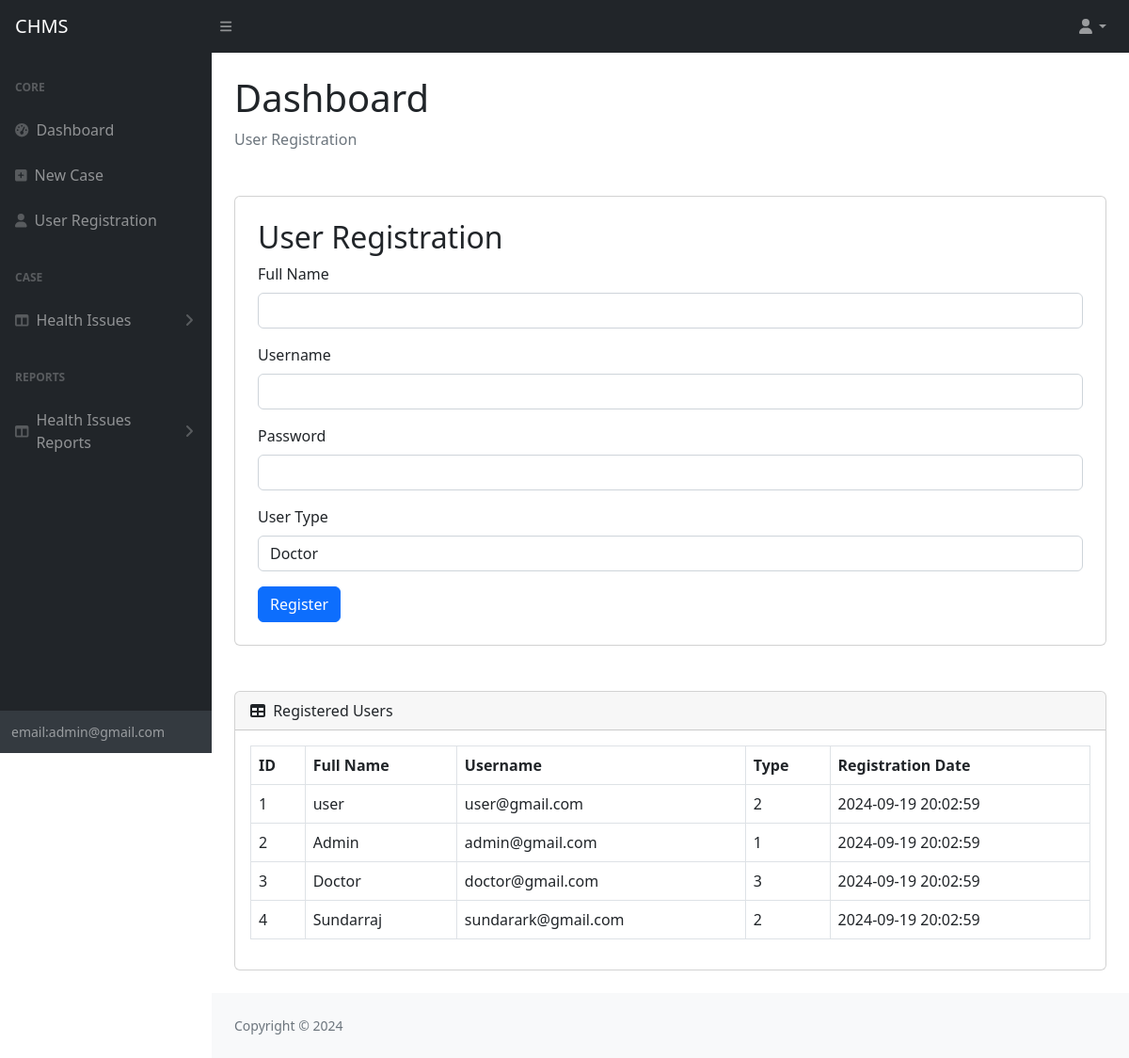
Page /app/user_registration.php (signed in) on the committed database.
### tables this page shows
CREATE TABLE `users` (
  `id` int NOT NULL,
  `full_name` varchar(200) NOT NULL,
  `username` varchar(50) NOT NULL,
  `password` varchar(255) NOT NULL,
  `type` int NOT NULL COMMENT '1.Admin, 2.subuser, 3.docter',
  `created_at` timestamp NOT NULL DEFAULT CURRENT_TIMESTAMP
);

### app/user_registration.php (the view, shortened to what this page needs)
<?php include'includes/head.php'; ?>
        <div id="layoutSidenav">
            <?php include'includes/nav.php'; ?>
            <div id="layoutSidenav_content">
                <main>
                    <div class="container-fluid px-4">
                        <h1 class="mt-4">Dashboard</h1>
                        <ol class="breadcrumb mb-4">
                            <li class="breadcrumb-item active">User Registration</li>
                        </ol>
                        <div class="card mt-5 p-4">
                        <h2>User Registration</h2>
                        <form action="dbhelper/register.php" method="POST">
                            <div class="mb-3">
                                <label for="full_name" class="form-label">Full Name</label>
                                <input type="text" class="form-control" id="full_name" name="full_name" required>
                            </div>
                            <div class="mb-3">
                                <label for="username" class="form-label">Username</label>
                                <input type="text" class="form-control" id="username" name="username" required>
                            </div>
                            <div class="mb-3">
                                <label for="password" class="form-label">Password</label>
                                <input type="password" class="form-control" id="password" name="password" required>
                            </div>
                            <div class="mb-3">
                                <label for="type" class="form-label">User Type</label>
                                <select class="form-control" id="type" name="type">
                                    <option value="3">Doctor</option>
                                </select>
                            </div>
                            <button type="submit" class="btn btn-primary">Register</button>
                        </form>
                    </div>
                    <?php
                    include 'dbhelper/db_con.php';
                    $sql = "SELECT id, full_name, username, type, created_at FROM users";
                    $result = $conn->query($sql);
                    ?>
                    <div class="card mb-4 mt-5">
                    <div class="card-header">
                        <i class="fas fa-table me-1"></i>
                        Registered Users
                    </div>
                    <div class="card-body">
                        <table class="table table-bordered">
                            <thead>
                                <tr>
                                    <th>ID</th>
                                    <th>Full Name</th>
                                    <th>Username</th>
                                    <th>Type</th>
                                    <th>Registration Date</th>
                                </tr>
                            </thead>
                            <tbody>
                                <?php if ($result->num_rows > 0): ?>
                                    <?php while($row = $result->fetch_assoc()): ?>
                                        <tr>
                                            <td><?php echo $row['id']; ?></td>
                                            <td><?php echo $row['full_name']; ?></td>
                                            <td><?php echo $row['username']; ?></td>
                                            <td><?php echo $row['type']; ?></td>
                                            <td><?php echo $row['created_at']; ?></td>
                                        </tr>
                                    <?php endwhile; ?>
                                <?php else: ?>
                                    <tr>
                                        <td colspan="5">No users found.</td>
                                    </tr>
                                <?php endif; ?>
                            </tbody>
                        </table>
                    </div>
                </div>
                    </div>
                </main>
                <?php include('includes/footer.php');?>
            </div>
        </div>
        <?php include('includes/footer_link.php');?>

### app/includes/head.php (shortened to what this page needs)
<!DOCTYPE html>
<html lang="en">
    <head>
        <link href="https://cdn.jsdelivr.net/npm/simple-datatables@7.1.2/dist/style.min.css" rel="stylesheet" />
        <link href="assets/css/styles.css" rel="stylesheet" />
    </head>
    <body class="sb-nav-fixed">
        <nav class="sb-topnav navbar navbar-expand navbar-dark bg-dark">
            <a class="navbar-brand ps-3" href="dashboard.php">CHMS</a>
            <button class="btn btn-link btn-sm order-1 order-lg-0 me-4 me-lg-0" id="sidebarToggle" href="#!"><i class="fas fa-bars"></i></button>
            <ul class="navbar-nav ms-auto me-0 me-md-3 my-2 my-md-0">
                <li class="nav-item dropdown">
                    <a class="nav-link dropdown-toggle" id="navbarDropdown" href="#" role="button" data-bs-toggle="dropdown" aria-expanded="false"><i class="fas fa-user fa-fw"></i></a>
                </li>
            </ul>
        </nav>

### app/includes/nav.php (shortened to what this page needs)
<div id="layoutSidenav_nav">
                <nav class="sb-sidenav accordion sb-sidenav-dark" id="sidenavAccordion">
                    <div class="sb-sidenav-menu">
                        <div class="nav">
                            <div class="sb-sidenav-menu-heading">Core</div>
                            <a class="nav-link" href="dashboard.php">
                                <div class="sb-nav-link-icon"><i class="fas fa-tachometer-alt"></i></div>
                                Dashboard
                            </a>
                            <a class="nav-link" href="case_registration.php">
                                <div class="sb-nav-link-icon"><i class="fa fa-plus-square"></i></div>
                                New Case
                            </a>
                            <?php if($_SESSION["user_type"] == 1): ?>
                                <a class="nav-link" href="user_registration.php">
                                <div class="sb-nav-link-icon"><i class="fa fa-user"></i></div>
                                User Registration
                            </a>
                            <?php endif; ?>
                            <div class="sb-sidenav-menu-heading">Case</div>
                            <a class="nav-link collapsed" href="#" data-bs-toggle="collapse" data-bs-target="#collapseLayouts" aria-expanded="false" aria-controls="collapseLayouts">
                                <div class="sb-nav-link-icon"><i class="fas fa-columns"></i></div>
                                Health Issues
                                <div class="sb-sidenav-collapse-arrow"><i class="fas fa-angle-down"></i></div>
                            </a>
                            <div class="sb-sidenav-menu-heading">Reports</div>
                            <a class="nav-link collapsed" href="#" data-bs-toggle="collapse" data-bs-target="#collapseLayouts1" aria-expanded="false" aria-controls="collapseLayouts">
                                <div class="sb-nav-link-icon"><i class="fas fa-columns"></i></div>
                                Health Issues Reports
                                <div class="sb-sidenav-collapse-arrow"><i class="fas fa-angle-down"></i></div>
                            </a>
                        </div>
                    </div>
                    <div class="sb-sidenav-footer"><div class="small">email:<?php echo $_SESSION['email'] ?></div></div>
                </nav>
            </div>

### app/includes/footer.php (shortened to what this page needs)
<footer class="py-4 bg-light mt-auto">
    <div class="container-fluid px-4">
        <div class="d-flex align-items-center justify-content-between small">
            <div class="text-muted">Copyright &copy; 2024</div>
        </div>
    </div>
</footer>

### app/includes/footer_link.php (shortened to what this page needs)
    </body>
</html>

### rows in the picture
users: id "1", full_name "user", username "user@gmail.com", type "2", created_at "2024-09-19 20:02:59"
users: id "2", full_name "Admin", username "admin@gmail.com", type "1", created_at "2024-09-19 20:02:59"
users: id "3", full_name "Doctor", username "doctor@gmail.com", type "3", created_at "2024-09-19 20:02:59"
users: id "4", full_name "Sundarraj", username "sundarark@gmail.com", type "2", created_at "2024-09-19 20:02:59"

### other values in the picture
$_SESSION['email'] "admin@gmail.com"
